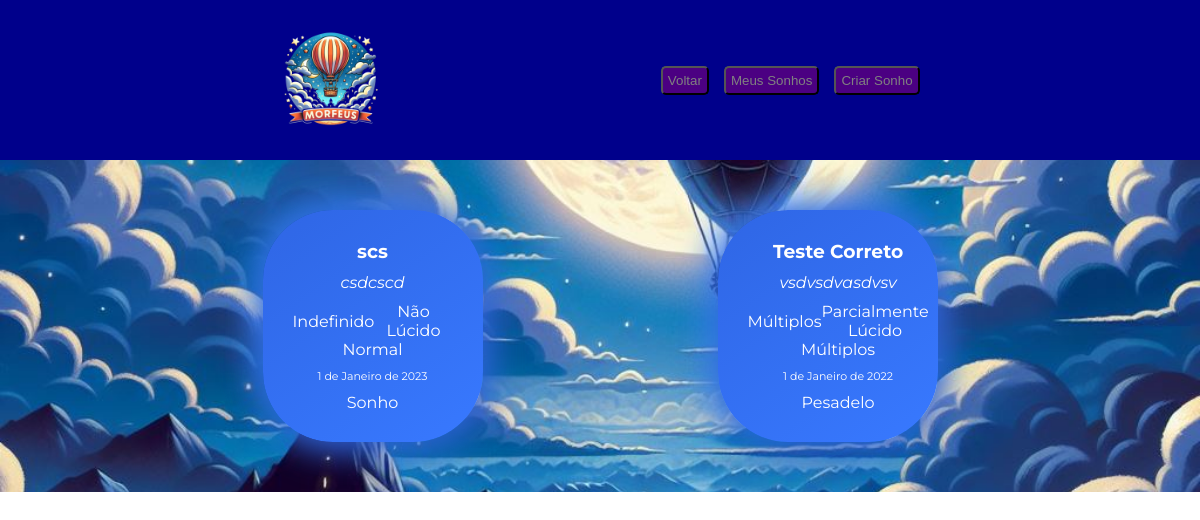
The page /public_dreams/ (signed in) on the database as committed earlier.
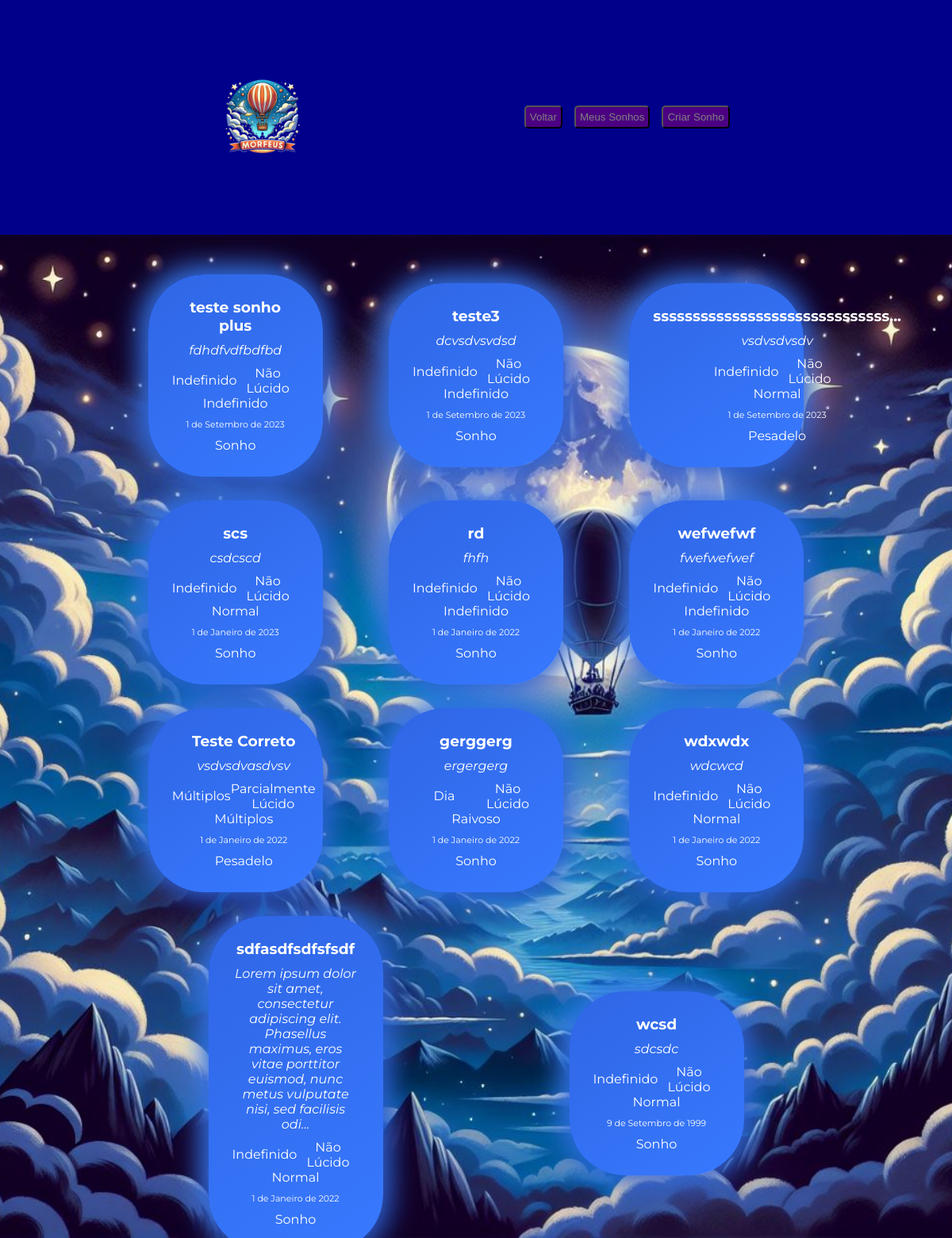
The same page on the database as committed later.
### dreams/models.py (models this page shows, shortened)
class Dream(models.Model):
    DREAM_TYPE = (
        ('Sonho', 'Sonho'),
        ('Pesadelo', 'Pesadelo')
    )
    FEELINGS = (
        ('Normal', 'Normal'),
        ('Feliz', 'Feliz'),
        ('Triste', 'Triste'),
        ('Raivoso', 'Raivoso'),
        ('Asssustado', 'Asssustado'),
        ('Indefinido', 'Indefinido'),
        ('Múltiplos', 'Múltiplos')
    )
    LUCID = (
        ('Não Lúcido', 'Não Lúcido'),
        ('Parcialmente Lúcido', 'Parcialmente Lúcido'),
        ('Lúcido', 'Lúcido')
    )
    PERIODS = (
        ('Dia', 'Dia'),
        ('Noite', 'Noite'),
        ('Indefinido', 'Indefinido'),
        ('Múltiplos', 'Múltiplos'),
    )
    author = models.ForeignKey(
        User,
        on_delete=models.CASCADE,
        related_name='dream_user',
        default=1
    )
    title = models.CharField(
        verbose_name="dream_title",
        help_text="Título do sonho",
        max_length=50,
        default="[ sonho sem título ]"
    )
    text = models.TextField(
        verbose_name="dream_text",
        help_text="Conteúdo do sonho",
        default="[ sonho sem conteúdo ]"
    )
    dream_type = models.CharField(
        verbose_name="dream_type",
        help_text="Tipo de Sonho",
        max_length=10,
        default="Sonho",
        choices=DREAM_TYPE
    )
    feeling = models.CharField(
        verbose_name="feeling",
        help_text="Sentimento",
        default="Indefinido",
        choices=FEELINGS,
        max_length=20
    )
    lucid = models.CharField(
        verbose_name="lucid",
        help_text="Lucidez",
        default="Não Lúcido",
        choices=LUCID,
        max_length=20
    )
    period = models.CharField(
        verbose_name="period",
        help_text="Período",
        default="Indefinido",
        choices=PERIODS,
        max_length=20
    )
    date = models.DateField(
        verbose_name="dream_date"
    )
    public = models.BooleanField(
        verbose_name="public",
        help_text="Sonho Público",
        default=False
    )

### dreams/views.py (the view)
# urls.py: path('public_dreams/', dreams.views.public_dreams, name="public_dreams"),
@login_required
def public_dreams(request):
    dreams = models.Dream.objects.filter(public=True).order_by("-date")
    for dream in dreams:
        dream.title = dream.title[:30] + "..." if len(dream.title) > 30 else dream.title
        dream.text = dream.text[:150] + "..." if len(dream.text) > 150 else dream.text
    return render(request, "public_dreams.html", { 'dreams': dreams })

### dreams/templates/public_dreams.html (shortened to what this page needs)
<!DOCTYPE html>
<html lang="pt-br">
<head>
    <link rel="stylesheet" type="text/css" href="../static/index.css">
    <link rel="stylesheet" type="text/css" href="../static/public_dreams.css">
</head>
<body>
    <div class="box">
        <header>
            <img src="../static/morfeus_logo.png" alt="MorfeusLogo" onclick="morfeus()">
            <div class="actions">
                <button type="button" onclick="morfeus()">
                    Voltar
                </button>
                <button type="button" onclick="dreams()">
                    Meus Sonhos
                </button>
                <button type="button" onclick="create_dream()">
                    Criar Sonho
                </button>
            </div>
        </header>
        <main>
            <div class="content">
                {% if dreams.count > 0 %}
                    {% for dream in dreams %}
                        <div class="dream-node">
                            <h3 class="dream-title">{{ dream.title }}</h3>
                            <p class="dream-text"><i>{{ dream.text }}</i></p>
                            <div class="dream-info">
                                <div class="statistics">
                                    <p class="dream-lucid">{{ dream.lucid }}</p>
                                    <p class="dream-period">{{ dream.period }}</p>
                                    <p class="dream-feeling">{{ dream.feeling }}</p>
                                </div>
                                <p class="dream-date">{{ dream.date }}</p>
                                <p class="dream-type">{{ dream.dream_type }}</p>
                            </div>
                        </div>
                    {% endfor %}
                {% else %}
                    <div class="no-dreams-enclosure enclosure">
                        <h2>Nenhum sonho público cadastrado no sistema.</h2>
                    </div>
                {% endif %}
            </div>
        </main>
    </div>
</body>
</html>

Rows that differ between the two databases and show on the page:
now on this page (row edited): Dream: title "teste sonho plus", text "fdhdfvdfbdfbd", lucid "Não Lúcido", period "Indefinido", feeling "Indefinido", date "1 de Setembro de 2023", dream_type "Sonho"
now on this page (row edited): Dream: title "teste3", text "dcvsdvsvdsd", lucid "Não Lúcido", period "Indefinido", feeling "Indefinido", date "1 de Setembro de 2023", dream_type "Sonho"
added Dream: title "ssssssssssssssssssssssssssssss...", text "vsdvsdvsdv", lucid "Não Lúcido", period "Indefinido", feeling "Normal", date "1 de Setembro de 2023", dream_type "Pesadelo"
now on this page (row edited): Dream: title "rd", text "fhfh", lucid "Não Lúcido", period "Indefinido", feeling "Indefinido", date "1 de Janeiro de 2022", dream_type "Sonho"
now on this page (row edited): Dream: title "wefwefwf", text "fwefwefwef", lucid "Não Lúcido", period "Indefinido", feeling "Indefinido", date "1 de Janeiro de 2022", dream_type "Sonho"
now on this page (row edited): Dream: title "gerggerg", text "ergergerg", lucid "Não Lúcido", period "Dia", feeling "Raivoso", date "1 de Janeiro de 2022", dream_type "Sonho"
now on this page (row edited): Dream: title "wdxwdx", text "wdcwcd", lucid "Não Lúcido", period "Indefinido", feeling "Normal", date "1 de Janeiro de 2022", dream_type "Sonho"
added Dream: title "sdfasdfsdfsfsdf", text "Lorem ipsum dolor sit amet, consectetur adipiscing elit. Phasellus maximus, eros vitae porttitor euismod, nunc metus vulputate nisi, sed facilisis odi...", lucid "Não Lúcido", period "Indefinido", feeling "Normal", date "1 de Janeiro de 2022", dream_type "Sonho"
now on this page (row edited): Dream: title "wcsd", text "sdcsdc", lucid "Não Lúcido", period "Indefinido", feeling "Normal", date "9 de Setembro de 1999", dream_type "Sonho"
